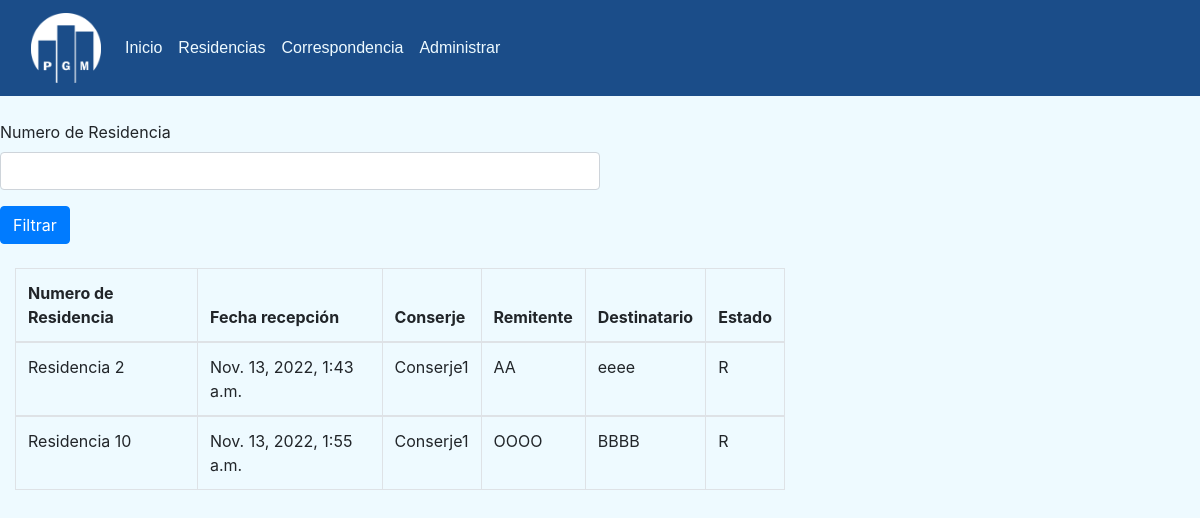
Page /correspondencia/ on the earlier database version.
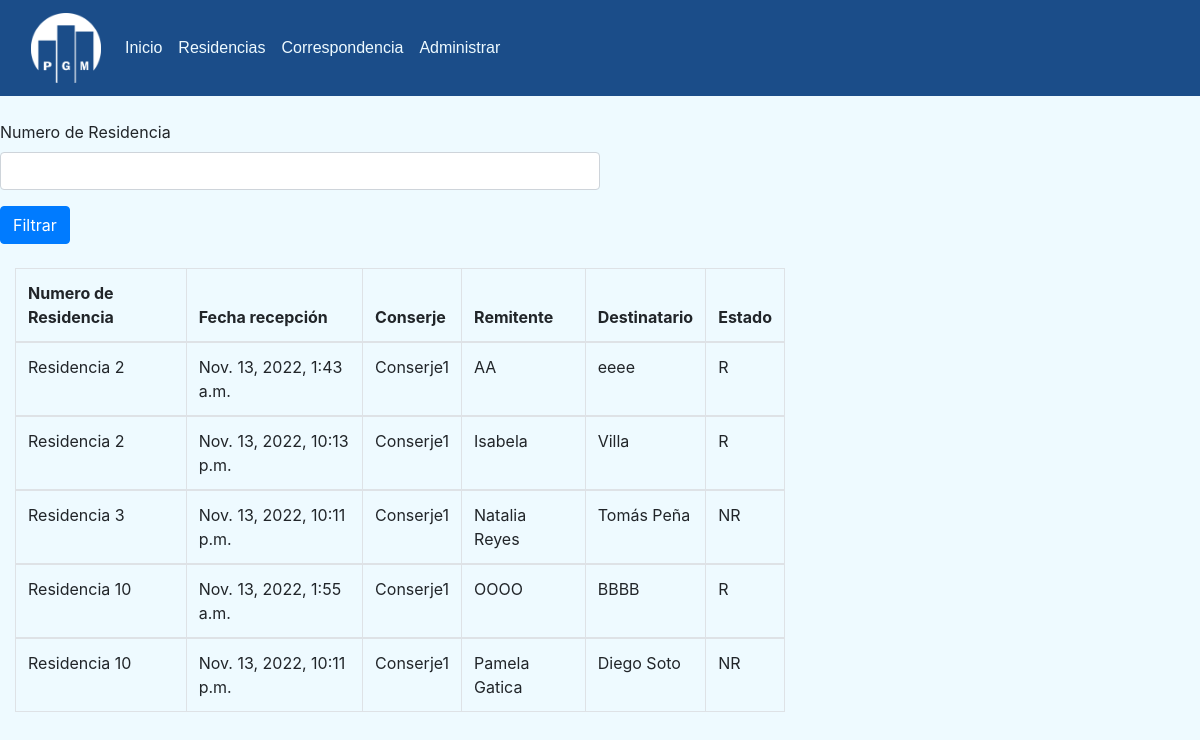
Same page on the later database version.
### core/models.py (models this page shows, shortened)
class Correspondencia(models.Model):
    fechaRecibida = models.DateTimeField((""), auto_now=False, auto_now_add=False, default=now)
    conserje = models.ForeignKey(User, on_delete=models.SET_NULL, null=True, blank=True, related_name="Conserjes", limit_choices_to={'groups__name':"Conserjes"})
    remitente = models.CharField(max_length=50)
    NORECIBIDO = 'NR'
    RECIBIDO = 'R'
    estados = [(NORECIBIDO, 'No Recibido'), (RECIBIDO, 'Recibido')]
    estado = models.CharField(max_length=15, choices=estados, default=NORECIBIDO,)
    destinatario = models.CharField(max_length=50)
    residencia = models.ForeignKey('Residencia', on_delete=models.SET_NULL, null=True)

class Residencia(models.Model):
    number = models.IntegerField(primary_key=True)
    dueno = models.CharField(max_length=50)
    telefono = models.IntegerField()
    def __str__(self) -> str:
        return "Residencia "+ str(self.number)

### core/views.py (the view)
# urls.py: path('correspondencia/',views.correspondencia,name="correspondencia"),
def correspondencia(request):
    correspondencia = Correspondencia.objects.filter().order_by("residencia")
    search = (request.GET.get("search"))
    if search:
        correspondencia = Correspondencia.objects.filter(residencia = search).distinct()
    if search == "":
        correspondencia = Correspondencia.objects.filter().order_by("residencia")
    return render(request,'core/correspondencia.html', {'correspondencia': correspondencia, 'search': search})

### core/templates/core/correspondencia.html (shortened to what this page needs)
{% extends 'core/inicio.html' %}
{%load static%}
{%block content%}
    <br>
    <div class="search">
    <form method="get">
        <div class="mb-3">
        <label for="numeroResidencia" class="form-label">Numero de Residencia</label>
        <input type="search" class="form-control searchInp" id="numeroResidencia" name="search">
        </div>
        <button type="submit" class="btn btn-primary">Filtrar</button>
    </form>
    </div>
    <br>
    <div class="col-md-8">
        <table class="table table-bordered border-primary" >
            <thead>
                <tr>
                    <th scope="col">Numero de Residencia</th>
                    <th scope="col">Fecha recepción</th>
                    <th scope="col">Conserje</th>
                    <th scope="col">Remitente</th>
                    <th scope="col">Destinatario</th>
                    <th scope="col">Estado</th>
                </tr>
            </thead>
        {%for i in correspondencia%}
            <tbody>
                <tr>
                    <td scope"col">{{i.residencia}} </td>
                    <td scope"col">{{i.fechaRecibida}} </td>
                    <td scope"col">{{i.conserje}} </td>
                    <td scope"col">{{i.remitente}} </td>
                    <td scope"col">{{i.destinatario}} </td>
                    <td scope"col">{{i.estado}} </td>
        {% endfor %}
            </tbody>
        </table>
    </div>
{%endblock %}

### core/templates/core/inicio.html (shortened to what this page needs)
{% extends 'core/base.html' %}
{%load static%}

### core/templates/core/base.html (shortened to what this page needs)
<!DOCTYPE html>
<html lang="en">
<head>
    {% load static %}
    <link rel="stylesheet" href="https://cdn.jsdelivr.net/npm/bootstrap@4.3.1/dist/css/bootstrap.min.css">
    <link rel="stylesheet" href="{% static 'core/css/styles.css' %}">
</head>
<body>
    <nav class="navbar fixed-top navbar-expand-lg navbar-custom">
        <div class="container-fluid">
            <a id="navbar" class="navbar-brand" href='{% url 'inicio' %}'>
                <img width=70vw height= 70vw src="{% static 'core/img/LogoPagma.png' %}" alt="LogoPagma">
            </a>
            <div class="collapse navbar-collapse" id="navbarSupportedContent">
                <ul class="navbar-nav me-auto mb-2 mb-lg-0">
                    <li class="nav-item">
                        <a class="nav-link" href='{% url 'inicio' %}'>Inicio</a>
                    </li>
                    <li class="nav-item">
                        <a class="nav-link" href='{% url 'residencias' %}'>Residencias</a>
                    </li>
                    <li class="nav-item">
                        <a class="nav-link" href='{% url 'correspondencia' %}'>Correspondencia</a>
                    </li>
                    <li class="nav-item">
                        <a class="nav-link" href='{%url 'admin:index'%}'>Administrar</a>
                    </li>
                </ul>
            </div>
        </div>
    </nav>
    <br>
    <br>
    <br>
    <br>
    {% block content %}
    {% endblock%}
</body>
</html>

### core/static/core/css/styles.css (style rules this page uses)
.navbar { font-family: Arial, Helvetica, sans-serif; }
body { background-color: #eefaff; }
.navbar-custom { background-color: #1b4d89; }
.navbar-custom .nav-brand, .navbar-custom .nav-text, .navbar-custom .nav-link { color: #eefaff; }
.search { width: auto; }
.searchInp { width: 50vw; }

Differences in the rows shown:
added Correspondencia: residencia "Residencia 2", fechaRecibida "Nov. 13, 2022, 10:13 p.m.", conserje "Conserje1", remitente "Isabela", destinatario "Villa", estado "R"
added Correspondencia: residencia "Residencia 3", fechaRecibida "Nov. 13, 2022, 10:11 p.m.", conserje "Conserje1", remitente "Natalia Reyes", destinatario "Tomás Peña", estado "NR"
added Correspondencia: residencia "Residencia 10", fechaRecibida "Nov. 13, 2022, 10:11 p.m.", conserje "Conserje1", remitente "Pamela Gatica", destinatario "Diego Soto", estado "NR"
